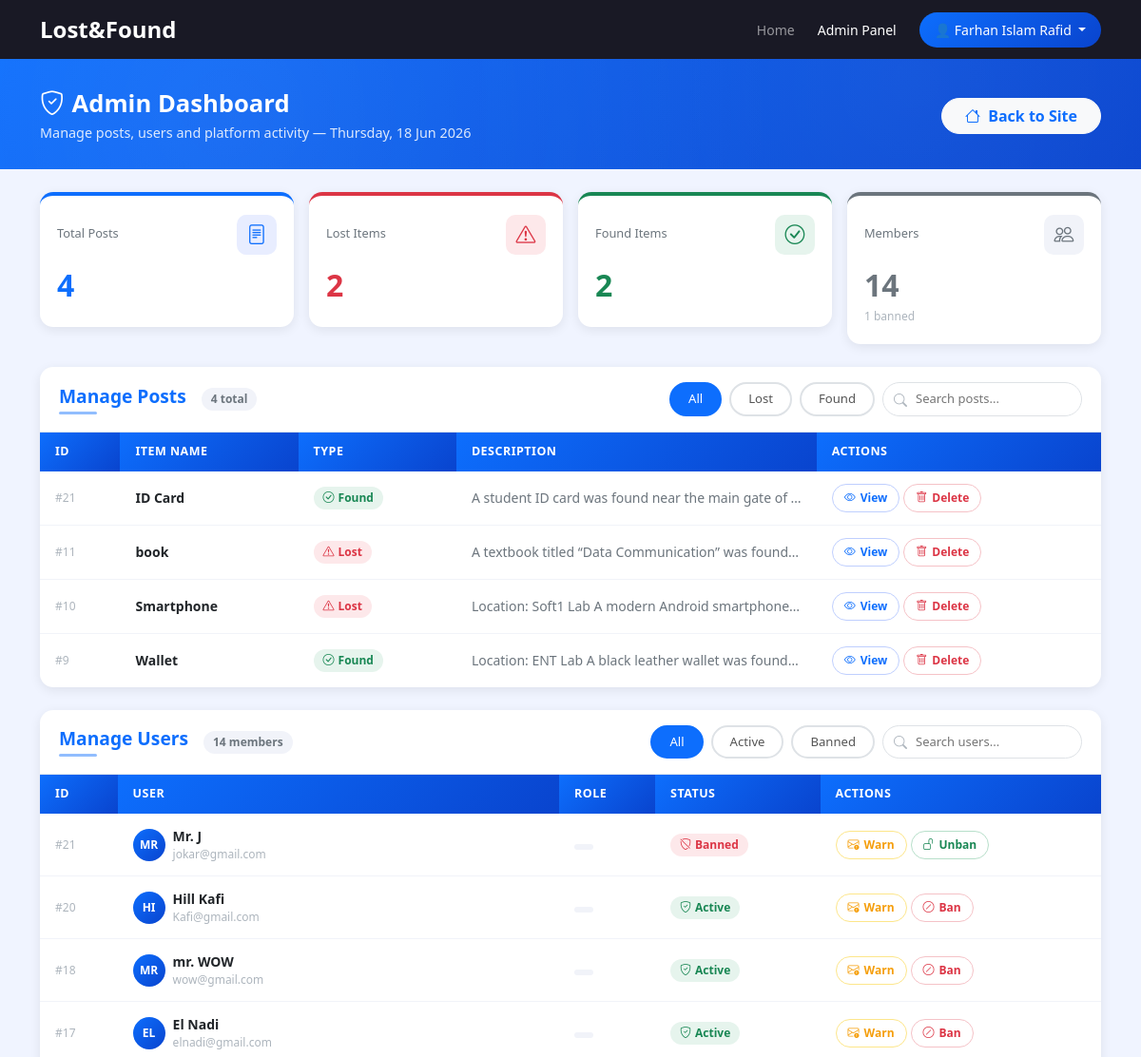
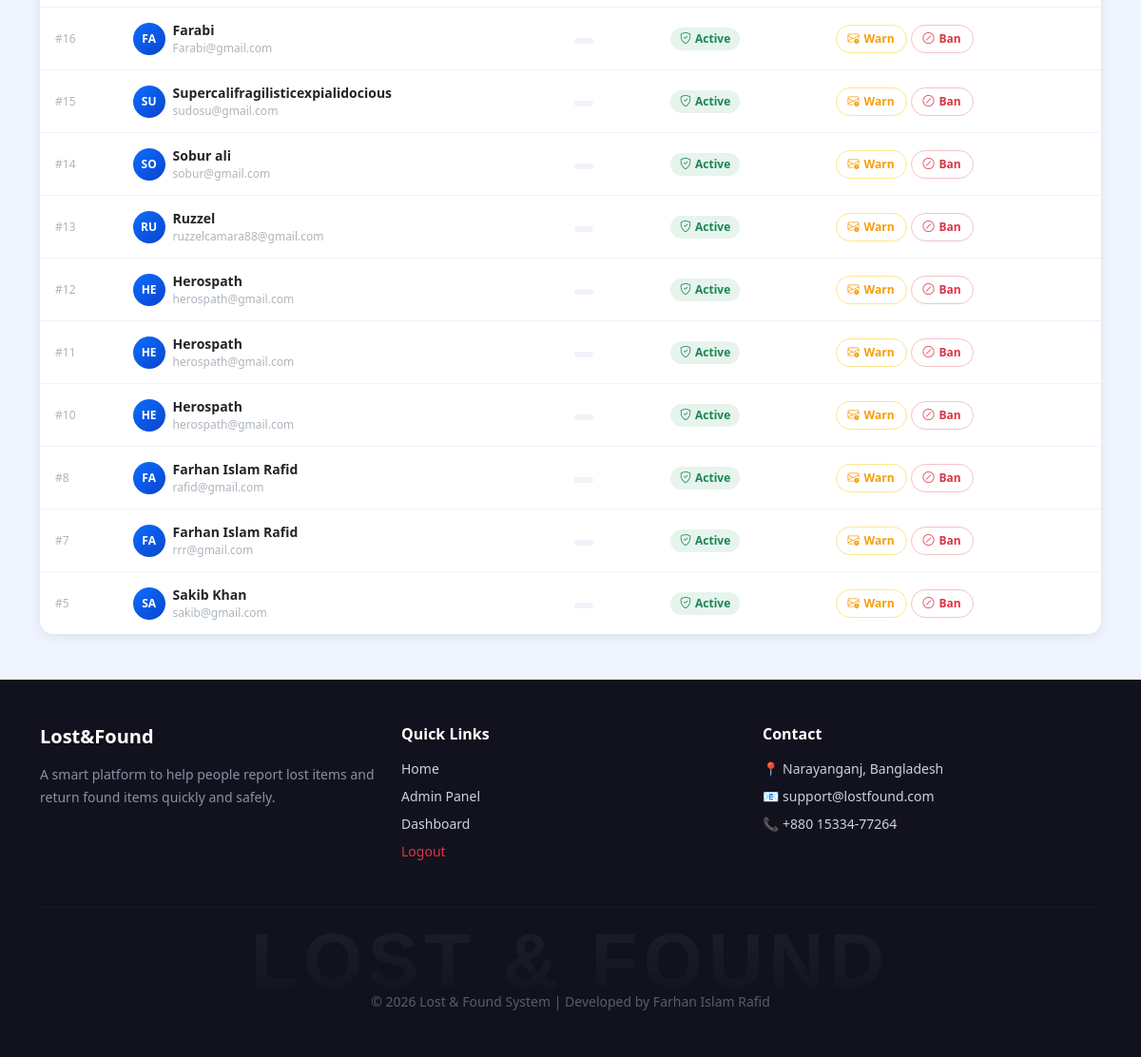
Screenshot of /admin.php (signed in) with the database file from the repository (2 pictures, top to bottom).
### tables this page shows
CREATE TABLE `users` (
  `Id` int(100) NOT NULL,
  `name` varchar(100) NOT NULL,
  `email` varchar(100) NOT NULL,
  `phone` varchar(14) NOT NULL,
  `password` varchar(255) NOT NULL,
  `google_id` varchar(255) NOT NULL,
  `role` varchar(20) NOT NULL,
  `status` varchar(20) DEFAULT 'Active'
);

CREATE TABLE `products` (
  `Id` int(11) NOT NULL,
  `user_id` varchar(100) NOT NULL,
  `name` varchar(100) NOT NULL,
  `description` text NOT NULL,
  `image` varchar(255) NOT NULL,
  `type` varchar(100) NOT NULL,
  `location` varchar(255) DEFAULT NULL,
  `contact` varchar(50) DEFAULT NULL,
  `question` varchar(255) DEFAULT NULL,
  `answer` varchar(255) DEFAULT NULL
);

### admin.php (the view, shortened to what this page needs)
<?php
include 'db.php';
$user = $_SESSION['user_id'];
$q = mysqli_query($conn, "SELECT * FROM users WHERE id='$user'");
$adminData = mysqli_fetch_assoc($q);
$posts      = mysqli_query($conn, "SELECT * FROM products ORDER BY Id DESC");
$total_posts = mysqli_num_rows($posts);
$users_q    = mysqli_query($conn, "SELECT * FROM users WHERE id != '$user' ORDER BY id DESC");
$total_users = mysqli_num_rows($users_q);
$lost_q     = mysqli_query($conn, "SELECT COUNT(*) as c FROM products WHERE type='Lost'");
$lost_count  = mysqli_fetch_assoc($lost_q)['c'];
$found_q    = mysqli_query($conn, "SELECT COUNT(*) as c FROM products WHERE type='Found'");
$found_count = mysqli_fetch_assoc($found_q)['c'];
$banned_q   = mysqli_query($conn, "SELECT COUNT(*) as c FROM users WHERE status='Banned' AND id != '$user'");
$banned_count = mysqli_fetch_assoc($banned_q)['c'];
$posts2     = mysqli_query($conn, "SELECT * FROM products ORDER BY Id DESC");
$users_q2   = mysqli_query($conn, "SELECT * FROM users WHERE id != '$user' ORDER BY id DESC");
?>
<!DOCTYPE html>
<html lang="en">
<head>
<link href="https://cdn.jsdelivr.net/npm/bootstrap@5.3.0/dist/css/bootstrap.min.css" rel="stylesheet">
<link href="https://cdn.jsdelivr.net/npm/bootstrap-icons@1.11.3/font/bootstrap-icons.min.css" rel="stylesheet">
</head>
<body>
<nav class="navbar navbar-expand-lg navbar-dark sticky-top">
  <div class="container">
    <a class="navbar-brand fw-bold fs-4" href="index.php">Lost&amp;Found</a>
    <div class="collapse navbar-collapse" id="nav">
      <ul class="navbar-nav ms-auto align-items-center gap-2">
        <li class="nav-item"><a class="nav-link" href="index.php">Home</a></li>
        <li class="nav-item"><a class="nav-link active" href="admin.php">Admin Panel</a></li>
        <li class="nav-item dropdown ms-2">
          <a class="nav-link dropdown-toggle text-white px-3 py-2 rounded-pill"
             href="#" role="button" data-bs-toggle="dropdown"
             style="background:linear-gradient(135deg,#0d6efd,#0944ce);">
            👤 <?php echo htmlspecialchars($adminData['name'] ?? 'Admin'); ?>
          </a>
        </li>
      </ul>
    </div>
  </div>
</nav>
<div class="admin-hero text-white">
  <div class="container">
    <div class="d-flex align-items-center justify-content-between flex-wrap gap-3">
      <div>
        <h2><i class="bi bi-shield-check me-2"></i>Admin Dashboard</h2>
        <p>Manage posts, users and platform activity — <?php echo date('l, d M Y'); ?></p>
      </div>
      <a href="index.php" class="btn btn-light rounded-pill px-4 fw-semibold" style="color:#0d6efd;">
        <i class="bi bi-house me-1"></i> Back to Site
      </a>
    </div>
  </div>
</div>
<div class="container my-4">
  <div class="row g-3 mb-4">
    <div class="col-6 col-md-3">
      <div class="stat-card" style="--accent:#0d6efd;">
        <div class="d-flex align-items-center justify-content-between mb-2">
          <div class="label">Total Posts</div>
          <div class="stat-icon" style="background:#e8edff;color:#0d6efd;"><i class="bi bi-file-text"></i></div>
        </div>
        <div class="number text-primary"><?php echo $total_posts; ?></div>
      </div>
    </div>
    <div class="col-6 col-md-3">
      <div class="stat-card" style="--accent:#dc3545;">
        <div class="d-flex align-items-center justify-content-between mb-2">
          <div class="label">Lost Items</div>
          <div class="stat-icon" style="background:#fde8ea;color:#dc3545;"><i class="bi bi-exclamation-triangle"></i></div>
        </div>
        <div class="number text-danger"><?php echo $lost_count; ?></div>
      </div>
    </div>
    <div class="col-6 col-md-3">
      <div class="stat-card" style="--accent:#198754;">
        <div class="d-flex align-items-center justify-content-between mb-2">
          <div class="label">Found Items</div>
          <div class="stat-icon" style="background:#e6f4ed;color:#198754;"><i class="bi bi-check-circle"></i></div>
        </div>
        <div class="number text-success"><?php echo $found_count; ?></div>
      </div>
    </div>
    <div class="col-6 col-md-3">
      <div class="stat-card" style="--accent:#6c757d;">
        <div class="d-flex align-items-center justify-content-between mb-2">
          <div class="label">Members</div>
          <div class="stat-icon" style="background:#f1f3f9;color:#6c757d;"><i class="bi bi-people"></i></div>
        </div>
        <div class="number text-secondary"><?php echo $total_users; ?></div>
        <div style="font-size:.75rem;color:#adb5bd;"><?php echo $banned_count; ?> banned</div>
      </div>
    </div>
  </div>
  <div class="panel-card mb-4">
    <div class="panel-card-header">
      <div class="d-flex align-items-center gap-3">
        <h5 class="section-heading text-primary mb-0">Manage Posts</h5>
        <span class="tag badge-user"><?php echo $total_posts; ?> total</span>
      </div>
      <div class="d-flex align-items-center gap-2 flex-wrap">
        <div class="filter-tabs">
          <button class="f-btn active" onclick="filterPosts('All',this)">All</button>
          <button class="f-btn lost"   onclick="filterPosts('Lost',this)">Lost</button>
          <button class="f-btn found"  onclick="filterPosts('Found',this)">Found</button>
        </div>
        <div class="search-box">
          <i class="bi bi-search"></i>
          <input type="text" id="postSearch" placeholder="Search posts..." oninput="searchTable('postSearch','postsTable','post-name')">
        </div>
      </div>
    </div>
    <?php if($total_posts > 0): ?>
    <div class="table-responsive">
      <table id="postsTable">
        <thead>
          <tr>
            <th>ID</th>
            <th>Item Name</th>
            <th>Type</th>
            <th>Description</th>
            <th>Actions</th>
          </tr>
        </thead>
        <tbody>
        <?php while($row = mysqli_fetch_assoc($posts2)): ?>
          <tr data-type="<?php echo $row['type']; ?>">
            <td style="color:#adb5bd;font-size:12px;">#<?php echo $row['Id']; ?></td>
            <td class="fw-semibold post-name"><?php echo htmlspecialchars($row['name']); ?></td>
            <td>
              <?php if($row['type'] == 'Lost'): ?>
                <span class="tag badge-lost"><i class="bi bi-exclamation-triangle"></i> Lost</span>
              <?php else: ?>
                <span class="tag badge-found"><i class="bi bi-check-circle"></i> Found</span>
              <?php endif; ?>
            </td>
            <td style="color:#6c757d;max-width:240px;overflow:hidden;text-overflow:ellipsis;white-space:nowrap;">
              <?php echo htmlspecialchars(substr($row['description'], 0, 65)); ?>...
            </td>
            <td>
              <div class="d-flex gap-1 flex-wrap">
                <a href="cardpage.php?id=<?php echo $row['Id']; ?>" class="btn-act btn-act-primary">
                  <i class="bi bi-eye"></i> View
                </a>
                <a href="delete_post.php?id=<?php echo $row['Id']; ?>" class="btn-act btn-act-danger" onclick="return confirmDelete(event)">
                  <i class="bi bi-trash"></i> Delete
                </a>
              </div>
            </td>
          </tr>
        <?php endwhile; ?>
        </tbody>
      </table>
    </div>
    <?php else: ?>
      <div class="empty-state"><i class="bi bi-inbox"></i><p class="text-muted">No posts found.</p></div>
    <?php endif; ?>
  </div>
  <div class="panel-card mb-5">
    <div class="panel-card-header">
      <div class="d-flex align-items-center gap-3">
        <h5 class="section-heading text-primary mb-0">Manage Users</h5>
        <span class="tag badge-user"><?php echo $total_users; ?> members</span>
      </div>
      <div class="d-flex align-items-center gap-2 flex-wrap">
        <div class="filter-tabs">
          <button class="f-btn active"   onclick="filterUsers('all',this)">All</button>
          <button class="f-btn found"    onclick="filterUsers('active',this)">Active</button>
          <button class="f-btn banned"   onclick="filterUsers('banned',this)">Banned</button>
        </div>
        <div class="search-box">
          <i class="bi bi-search"></i>
          <input type="text" id="userSearch" placeholder="Search users..." oninput="searchTable('userSearch','usersTable','user-name')">
        </div>
      </div>
    </div>
    <?php if($total_users > 0): ?>
    <div class="table-responsive">
      <table id="usersTable">
        <thead>
          <tr>
            <th>ID</th>
            <th>User</th>
            <th>Role</th>
            <th>Status</th>
            <th>Actions</th>
          </tr>
        </thead>
        <tbody>
        <?php while($ur = mysqli_fetch_assoc($users_q2)):
          $isBanned = isset($ur['status']) && strtolower($ur['status']) == 'banned';
          $initials = strtoupper(substr($ur['name'], 0, 2));
        ?>
          <tr data-status="<?php echo $isBanned ? 'banned' : 'active'; ?>"
              data-role="<?php echo strtolower($ur['role']); ?>">
            <td style="color:#adb5bd;font-size:12px;">#<?php echo $ur['Id']; ?></td>
            <td>
              <div class="d-flex align-items-center gap-2">
                <div class="u-avatar"><?php echo $initials; ?></div>
                <div>
                  <div class="fw-semibold user-name"><?php echo htmlspecialchars($ur['name']); ?></div>
                  <div style="font-size:12px;color:#adb5bd;"><?php echo htmlspecialchars($ur['email'] ?? '—'); ?></div>
                </div>
              </div>
            </td>
            <td>
              <span class="tag <?php echo $ur['role']=='admin'?'badge-admin':'badge-user'; ?>">
              </span>
            </td>
            <td>
              <?php if($isBanned): ?>
                <span class="tag badge-banned"><i class="bi bi-shield-slash"></i> Banned</span>
              <?php else: ?>
                <span class="tag badge-active"><i class="bi bi-shield-check"></i> Active</span>
              <?php endif; ?>
            </td>
            <td>
              <div class="d-flex gap-1 flex-wrap">
                <button class="btn-act btn-act-warn"
                  onclick="openWarnModal(<?php echo $ur['Id']; ?>,'<?php echo htmlspecialchars($ur['name'],ENT_QUOTES); ?>','<?php echo htmlspecialchars($ur['email']??'',ENT_QUOTES); ?>')">
                  <i class="bi bi-envelope-exclamation"></i> Warn
                </button>
                <?php if($isBanned): ?>
                  <a href="toggle_ban.php?id=<?php echo $ur['Id']; ?>&action=unban"
                     class="btn-act btn-act-success" onclick="return confirmBan(event,'unban')">
                    <i class="bi bi-unlock"></i> Unban
                  </a>
                <?php else: ?>
                  <a href="toggle_ban.php?id=<?php echo $ur['Id']; ?>&action=ban"
                     class="btn-act btn-act-danger" onclick="return confirmBan(event,'ban')">
                    <i class="bi bi-slash-circle"></i> Ban
                  </a>
                <?php endif; ?>
              </div>
            </td>
          </tr>
        <?php endwhile; ?>
        </tbody>
      </table>
    </div>
    <?php else: ?>
      <div class="empty-state"><i class="bi bi-person-x"></i><p class="text-muted">No users found.</p></div>
    <?php endif; ?>
  </div>
</div>
<footer class="py-5 mt-2">
  <div class="container">
    <div class="row">
      <div class="col-md-4 mb-4">
        <h5 class="fw-bold text-white mb-3">Lost&amp;Found</h5>
        <p style="color:#8892a4;line-height:1.7;">A smart platform to help people report lost items and return found items quickly and safely.</p>
      </div>
      <div class="col-md-4 mb-4">
        <h6 class="fw-bold text-white mb-3">Quick Links</h6>
        <a href="index.php" class="d-block mb-2">Home</a>
        <a href="admin.php" class="d-block mb-2">Admin Panel</a>
        <a href="dashboard.php" class="d-block mb-2">Dashboard</a>
        <a href="logout.php" class="d-block mb-2 text-danger">Logout</a>
      </div>
      <div class="col-md-4 mb-4">
        <h6 class="fw-bold text-white mb-3">Contact</h6>
        <p class="mb-2">📍 Narayanganj, Bangladesh</p>
        <p class="mb-2">📧 support@lostfound.com</p>
        <p class="mb-0">📞 +880 15334-77264</p>
      </div>
    </div>
    <hr style="border-color:#2a2a3e;">
    <div class="text-center" style="font-family:'Arial Black',sans-serif;font-size:clamp(2.5rem,7vw,5rem);font-weight:900;letter-spacing:6px;text-transform:uppercase;background:linear-gradient(180deg,rgba(255,255,255,0.05),rgba(255,255,255,0.01));-webkit-background-clip:text;-webkit-text-fill-color:transparent;user-select:none;line-height:1;margin-bottom:-8px;">LOST & FOUND</div>
    <p class="text-center mb-0" style="color:#555d6b;">© 2026 Lost &amp; Found System | Developed by Farhan Islam Rafid</p>
  </div>
</footer>
</body>
</html>

### rows the page displays
users: name "Farhan Islam Rafid"
products: Id "21", name "ID Card", type "Found" (drawn), description "A student ID card was found near the main gate of…"
products: Id "11", name "book", type "Lost" (drawn), description "A textbook titled “Data Communication” was found…"
products: Id "10", name "Smartphone", type "Lost" (drawn), description "Location: Soft1 Lab A modern Android smartphone…"
products: Id "9", name "Wallet", type "Found" (drawn), description "Location: ENT Lab A black leather wallet was found…"
users: Id "21", name "MR", name "Mr. J", email "jokar@gmail.com", status "Banned" (drawn)
users: Id "20", name "HI", name "Hill Kafi", email "Kafi@gmail.com", status "Active" (drawn)
users: Id "18", name "MR", name "mr. WOW", email "wow@gmail.com", status "Active" (drawn)
users: Id "17", name "EL", name "El Nadi", email "elnadi@gmail.com", status "Active" (drawn)
users: Id "16", name "FA", name "Farabi", email "Farabi@gmail.com", status "Active" (drawn)
users: Id "15", name "SU", name "Supercalifragilisticexpialidocious", email "sudosu@gmail.com", status "Active" (drawn)
users: Id "14", name "SO", name "Sobur ali", email "sobur@gmail.com", status "Active" (drawn)
users: Id "13", name "RU", name "Ruzzel", email "ruzzelcamara88@gmail.com", status "Active" (drawn)
users: Id "12", name "HE", name "Herospath", email "herospath@gmail.com", status "Active" (drawn)
users: Id "11", name "HE", name "Herospath", email "herospath@gmail.com", status "Active" (drawn)
users: Id "10", name "HE", name "Herospath", email "herospath@gmail.com", status "Active" (drawn)
users: Id "8", name "FA", name "Farhan Islam Rafid", email "rafid@gmail.com", status "Active" (drawn)
users: Id "7", name "FA", name "Farhan Islam Rafid", email "rrr@gmail.com", status "Active" (drawn)
users: Id "5", name "SA", name "Sakib Khan", email "sakib@gmail.com", status "Active" (drawn)

### other values shown
$total_posts "4"
$lost_count "2"
$found_count "2"
$total_users "14"
$banned_count "1"
